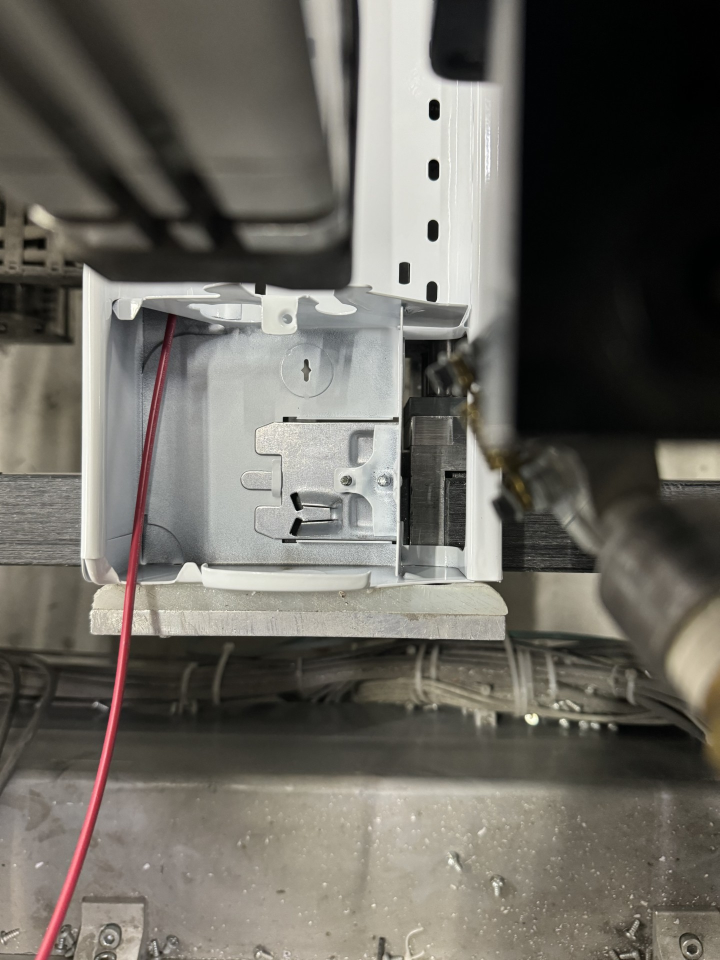
#> input picture src/input/Vue_Dessus.jpg, 1440 x 1920 px (shown at 1/2 size)
$ python DetectTop.py
#> lines starting #> are read from the running program, lines starting #| are printed output that depends on the picture; after the words box and inside, x2 and y2 are one past the last pixel; in counts of white or black regions, pixels touching at a corner belong together
from pathlib import Path
import cv2
import numpy as np


INPUT_PATH = r"./input"
VUE_DESSUS_PATH =  f"{INPUT_PATH}/Vue_Dessus.jpg"
VUE_COTE_PATH = f"{INPUT_PATH}/Vue_Cote.jpg"


# Charger l'image
image_path = VUE_DESSUS_PATH
image = cv2.imread(image_path)
#> image is the input picture: shape (1920, 1440, 3); mean B, G, R 95.4, 102.7, 105.7

# Vérification du chargement de l'image
if image is None:
    print(f"Erreur lors du chargement de l'image a l'emplacement: {image_path}")
else:
    # Définir les zones_pour_image_de_cote de recherche
    zones_recherche = [(130, 500, 90, 700), (190, 1100, 800, 100), (500, 550, 125, 125)]  # Ajout de la troisième zone
    image_zones = image.copy()

    # Initialisation
    ligne_verticale = None
    ligne_horizontale = None
    centre_cercle = None

    # Traiter chaque zone
    for i, (x, y, w, h) in enumerate(zones_recherche):
        sous_image = image[y:y + h, x:x + w]
        sous_image_gris = cv2.cvtColor(sous_image, cv2.COLOR_BGR2GRAY)

        if i < 2:  # Détection des lignes
            sous_image_floue = cv2.GaussianBlur(sous_image_gris, (5, 5), 0)
            edges = cv2.Canny(sous_image_floue, 50, 150)
            lignes = cv2.HoughLinesP(edges, 1, np.pi / 180, threshold=50, minLineLength=50, maxLineGap=10)
            if lignes is not None:
                for ligne in lignes:
                    x1, y1, x2, y2 = ligne[0]
                    if i == 0 and abs(x1 - x2) < 10:  # Ligne verticale
                        ligne_verticale = (x1 + x, y1 + y, x2 + x, y2 + y)
                    elif i == 1 and abs(y1 - y2) < 10:  # Ligne horizontale
                        ligne_horizontale = (x1 + x, y1 + y, x2 + x, y2 + y)

        elif i == 2:  # Détection du cercle
            cercles = cv2.HoughCircles(sous_image_gris, cv2.HOUGH_GRADIENT,
                                       dp=1.2, minDist=20, param1=50, param2=20, minRadius=1, maxRadius=12)
            if cercles is not None:
                cercles = np.uint16(np.around(cercles))
                x_c, y_c, r = cercles[0][0]  # Utiliser le premier cercle détecté
                centre_cercle = (x_c + x, y_c + y)
                cv2.circle(image_zones, centre_cercle, r, (0, 255, 255), 2)
#> this loop made 3 passes
#> (x_c, y_c, r, centre_cercle) on pass 3: (74, 87, 10, (574, 637))
#> pass 1, `sous_image = image[y:y + h, x:x + w]`:
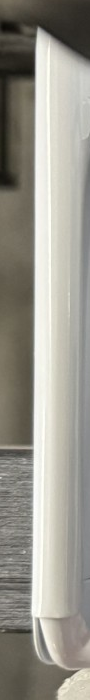
#> sous_image: shape (700, 90, 3); mean B, G, R 141.9, 151.2, 153.7
#> pass 1, `edges = cv2.Canny(sous_image_floue, 50, 150)`:
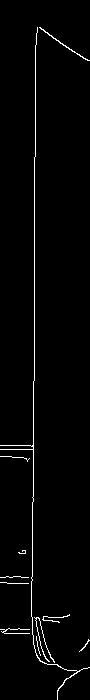
#> edges: shape (700, 90); 2% white in thin lines or dots
#> after the loop:
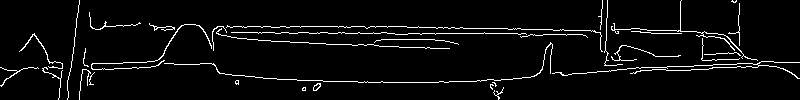
#> edges: shape (100, 800); 4.6% white in thin lines or dots
#> after the loop: image_zones: shape (1920, 1440, 3); 0.01% of pixels changed, all inside (x1, y1, x2, y2) = (563, 626, 586, 649)
#> after the loop:
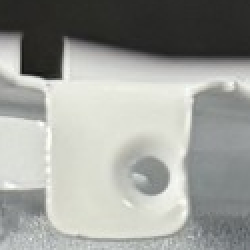
#> sous_image: shape (125, 125, 3) (shown 2 times larger); mean B, G, R 152.8, 157.6, 155.8
#> after the loop:
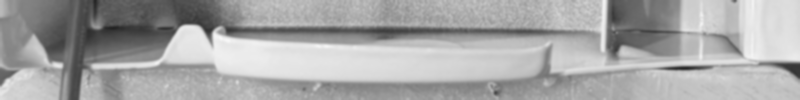
#> sous_image_floue: shape (100, 800); min 35, max 247, mean 166.3
#> after the loop, r = 10; x_c = 74; y_c = 87

    # Calcul des résultats finaux
    if ligne_verticale and ligne_horizontale and centre_cercle:
        x1_v, y1_v, x2_v, y2_v = ligne_verticale
        x1_h, y1_h, x2_h, y2_h = ligne_horizontale
        intersection = (x1_v, y1_h)
        coord_relative = (centre_cercle[0] - intersection[0], centre_cercle[1] - intersection[1])
#> coord_relative = (409, -536)

        # Tracer les résultats sur l'image
        cv2.line(image_zones, (x1_v, y1_v), (x2_v, y2_v), (255, 0, 255), 3)
#> image_zones: shape (1920, 1440, 3); mean B, G, R 95.5, 102.7, 105.8
        cv2.line(image_zones, (x1_h, y1_h), (x2_h, y2_h), (255, 0, 255), 3)
#> image_zones: shape (1920, 1440, 3); mean B, G, R 95.5, 102.7, 105.8
        cv2.circle(image_zones, intersection, 5, (255, 0, 0), -1)
#> image_zones: shape (1920, 1440, 3); mean B, G, R 95.5, 102.7, 105.8

        # Afficher les résultats finaux
        print(f"Intersection : {intersection}")
        print(f"Centre du cercle : {centre_cercle}")
#| Centre du cercle : (574, 637)
        print(f"Coordonnees relatives : {coord_relative}")
#| Coordonnees relatives : (409, -536)

        # Afficher l'image finale
        hauteur, largeur = image_zones.shape[:2]
#> hauteur = 1920; largeur = 1440
        if hauteur > 800 or largeur > 1200:
            facteur_redimensionnement = min(800 / hauteur, 1200 / largeur)
#> facteur_redimensionnement = 0.417
            image_zones = cv2.resize(image_zones, (int(largeur * facteur_redimensionnement), int(hauteur * facteur_redimensionnement)))
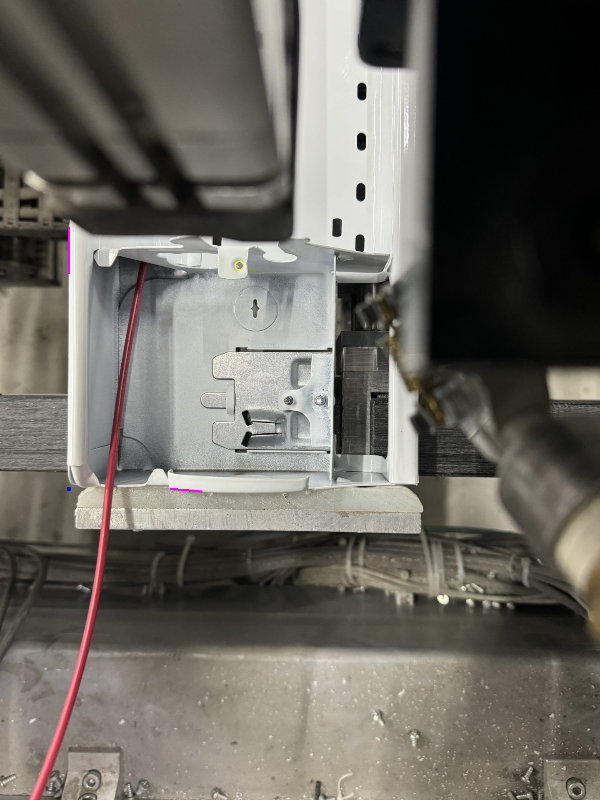
#> image_zones: shape (800, 600, 3); mean B, G, R 95.4, 102.6, 105.7
        cv2.imshow("Resultat final", image_zones)
        cv2.waitKey(0)
        cv2.destroyAllWindows()

$ run again, with src/input/Vue_Cote.jpg copied over src/input/Vue_Dessus.jpg
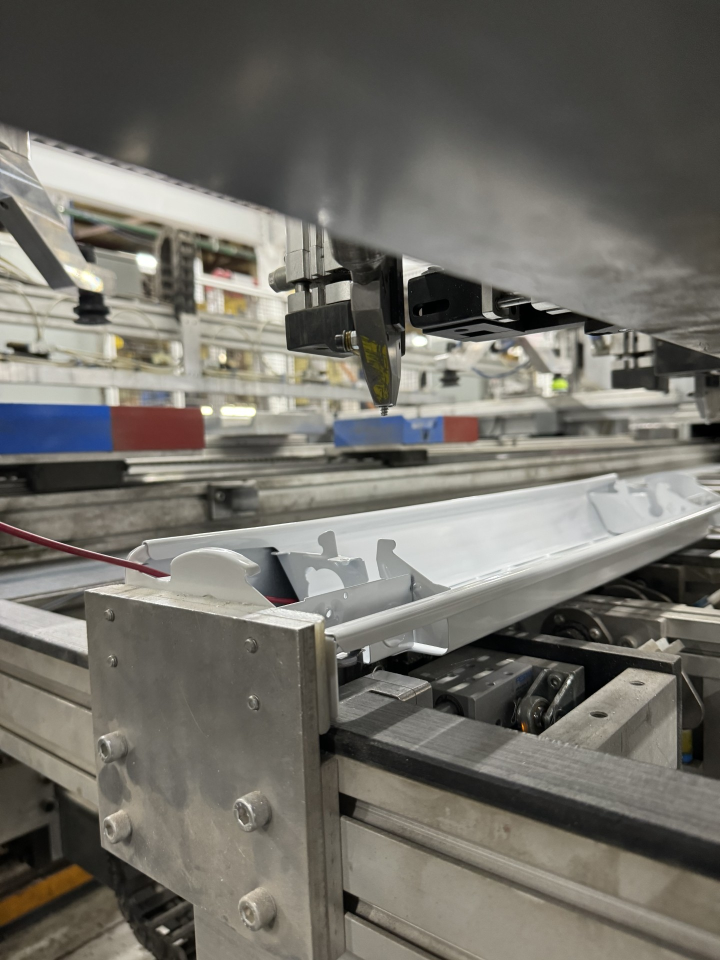
#> input picture src/input/Vue_Cote.jpg, 1440 x 1920 px (shown at 1/2 size)
#> image is the input picture: shape (1920, 1440, 3); mean B, G, R 102.4, 109.7, 112.1
#> the loop `for i, (x, y, w, h) in enumerate(zones_recherche):` made 3 passes
#> (x_c, y_c, r, centre_cercle) on pass 3: (97, 26, 9, (597, 576))
#> pass 1, `edges = cv2.Canny(sous_image_floue, 50, 150)`:
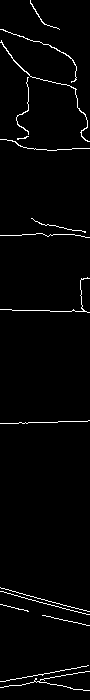
#> edges: shape (700, 90); 2.3% white in thin lines or dots
#> after the loop `for i, (x, y, w, h) in enumerate(zones_recherche):`:
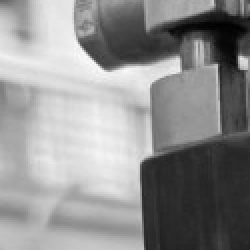
#> sous_image_gris: shape (125, 125) (shown 2 times larger); min 0, max 251, mean 142.7
#> after the loop `for i, (x, y, w, h) in enumerate(zones_recherche):`: r = 9; x_c = 97; y_c = 26
